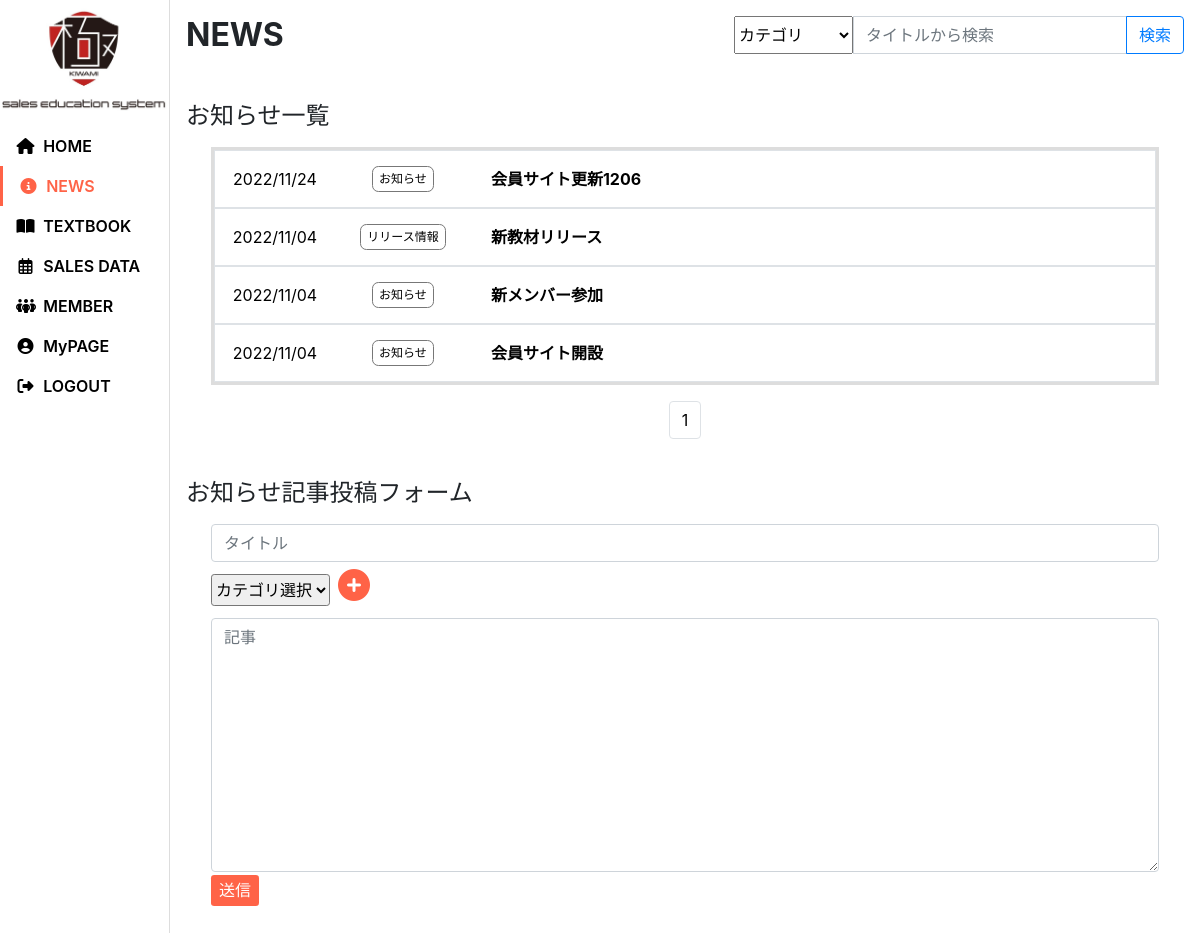
The app's page /news/ (signed in) with its own data.
### news/models.py (models this page shows, shortened)
class News(models.Model):
    dt          = models.DateTimeField(verbose_name="投稿日時", default=timezone.now)
    user        = models.ForeignKey(settings.AUTH_USER_MODEL, verbose_name="投稿者", on_delete=models.SET_NULL, null=True, blank=True)
    title       = models.CharField(verbose_name="タイトル", max_length=100)
    content     = models.CharField(verbose_name="内容", max_length=2000)
    category    = models.ForeignKey(Category, verbose_name="ニュースカテゴリ", on_delete=models.SET_NULL, null=True)

class Category(models.Model):
    name    = models.CharField(verbose_name="カテゴリ名", max_length=10, unique=True)
    def str_id(self):
        return str(self.id)

### news/views.py (the view, shortened to what this page needs)
class IndexView(LoginRequiredMixin,View):
    def get(self, request, *args, **kwargs):
        context = {}
        query   = Q()
        if "search" in request.GET:
            search      = request.GET["search"]
            raw_words   = search.replace("　"," ").split(" ")
            words       = [ w for w in raw_words if w != ""]
            for w in words:
                query &= Q(title__contains=w)
        form    = CategorySearchForm(request.GET)
        if form.is_valid():
            cleaned = form.clean()
            query   &= Q(category=cleaned["category"].id)
        newses      = News.objects.filter(query).order_by("-dt")
        paginator   = Paginator(newses, 10)
        if "page" in request.GET:
            context["newses"]   = paginator.get_page(request.GET["page"])
        else:
            context["newses"]   = paginator.get_page(1)
        context["categories"]   = Category.objects.all()
        return render(request, "news/index.html", context)

### templates/news/index.html (shortened to what this page needs)
{% extends "oneall/base.html" %}
{% load static %}
{% load param_change %}
{% block extra_head %}
<link rel="stylesheet" href="{% static 'news/css/index.css' %}">
<link rel="stylesheet" href="{% static 'news/css/news_form.css' %}">
<link rel="stylesheet" href="{% static 'oneall/css/modal_diagram.css' %}">
{% endblock %}
{% block main %}
<div class="d-flex justify-content-between flex-wrap">
    <div>
        <h1>NEWS</h1>
    </div>
    <div>
        <div class="news_search">
            <form action="" id="news_search_form" class="input-group">
                <select name="category" class="not_basecss">
                    <option value="">カテゴリ</option>
                </select>
                <input class="form-control" type="text" name="search" placeholder="タイトルから検索" value="{{ request.GET.search }}">
                <div class="input-group-append">
                    <button id="search" class="form-control btn btn-outline-primary">検索</button>
                </div>
            </form>
        </div>
    </div>
</div>
<section>
    <h2>お知らせ一覧</h2>
    <div class="news_list">
        {% for news in newses %}
        <a class="news_list_content border d-flex flex-wrap align-items-center" href="{% url 'news:detail' news.id %}">
            <div class="news_dt">{{ news.dt|date:'Y/m/d' }}</div>
            <div class="news_category"><label class="news_category_label">{{ news.category.name|default:'未分類' }}</label></div>
            <div class="news_title">{{ news.title }}</div>
        </a>
        {% endfor %}
    </div>
    <ul class="pagination justify-content-center" style="margin-top: 1rem;">
        <li class="page-item"><span class="page-link page-no-link">{{ newses.number }}</span></li>
    </ul>
</section>
{% if request.user.is_teacher %}
{% include 'news/news_form.html' %}
{% endif %}
{% endblock %}

### static/oneall/css/base.css (style rules this page uses)
:root { --main-color: #FF6347; --pentad-color1: #FF6347; --pentad-color2: #FF47E3; --pentad-color3: #E3FF47; --pentad-color4: #47FFBF; --pentad-color5: #4788FF; --accent-color6: #FF6347; --tag-color: #777; --inactive-color: #bababa; --cancel-btn-color: #ddd; --text-color: #000; --border-color: rgb(221, 221, 221); }
@media screen and (min-width: 768px) { section { margin-top: 1.5rem; margin-bottom: 2.5rem; } }
@media screen and (min-width: 768px) { h1 { font-size: 2rem; font-weight: bold; margin-bottom: 1.5rem; } }
@media screen and (min-width: 768px) { h2 { font-size: 1.5rem; margin-bottom: 1rem; } }

### static/news/css/index.css (style rules this page uses)
.news_list { border: solid 0.2rem var(--border-color); width: 95%; margin: 0 auto; }
.news_list_content { display: flex; padding: 0.5rem 0.75rem; text-decoration: none; color: black; cursor: pointer; }
.news_dt { width: 6rem; text-align: center; margin: 0.5rem 0; }
.news_category { width: 10rem; font-size: 0.9rem; text-align: center; }
.news_category_label { padding: 0.2rem 0.4rem; border: solid 0.1rem var(--tag-color); border-radius: 0.4rem; margin: 0; font-size: 0.75rem; }
.news_title { min-width: 15rem; font-weight: bold; padding-left: 0.5rem; }
.page-no-link { color: black; }

### records on screen
News: dt "2022/11/24", category.name "お知らせ", title "会員サイト更新1206"
News: dt "2022/11/04", category.name "リリース情報", title "新教材リリース"
News: dt "2022/11/04", category.name "お知らせ", title "新メンバー参加"
News: dt "2022/11/04", category.name "お知らせ", title "会員サイト開設"

### other values on screen
{{ newses.number }} "1"
